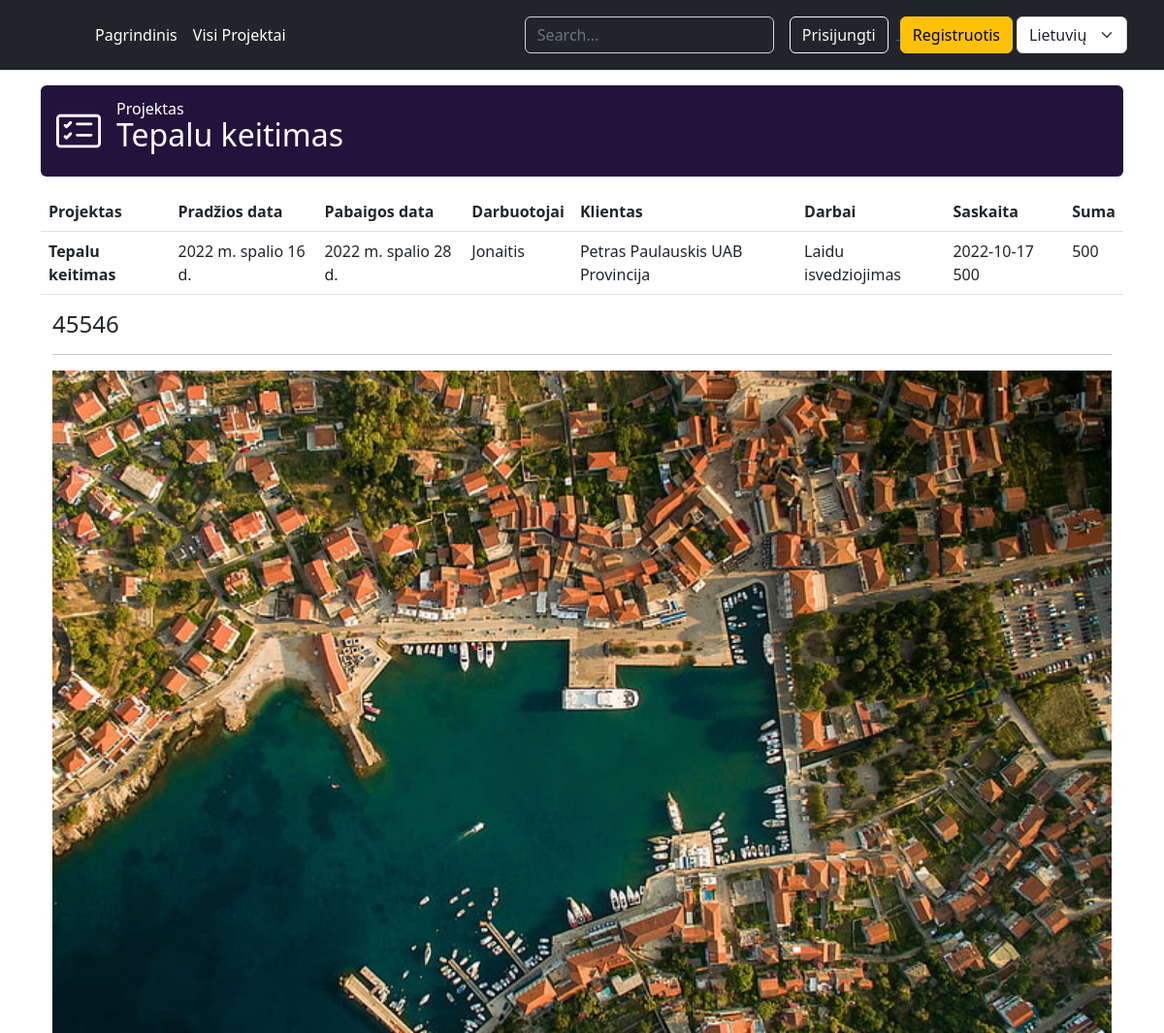
Page /projektai/6 on the earlier database version.
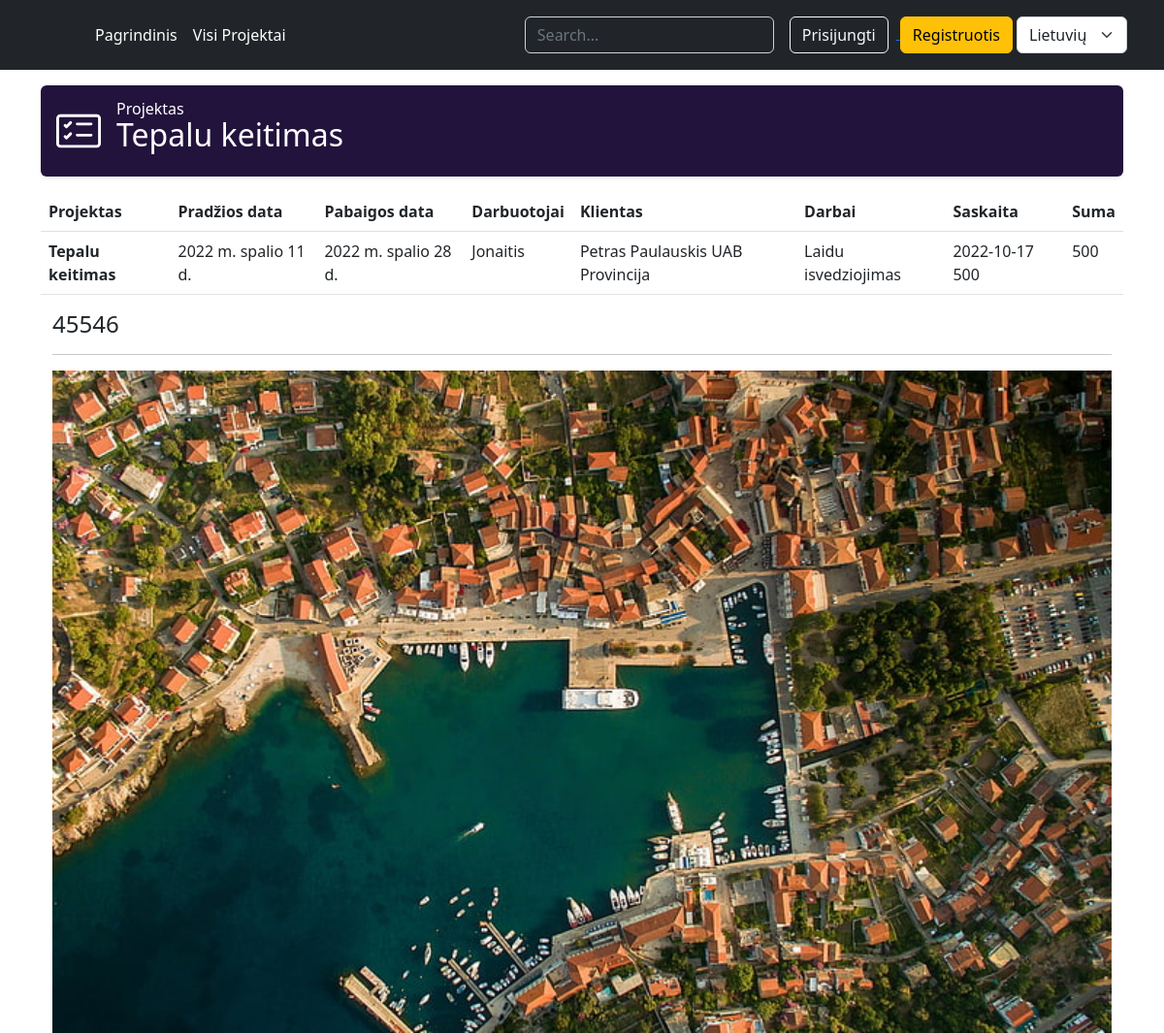
Same page on the later database version.
### projektai/models.py (models this page shows, shortened)
class Projektas(models.Model):
    pavadinimas = models.CharField(_('Pavadinimas'), max_length=20)
    pradzios_data=models.DateField(_("Pradžios data"))
    pabaigos_data = models.DateField(_("Pabaigos data"))
    klientas_id = models.ForeignKey('Klientas',on_delete=models.SET_NULL,null=True)
    vadovas_user= models.ForeignKey(User,on_delete=models.SET_NULL,null=True)
    darbuotojas_id = models.ForeignKey("Darbuotojas",on_delete=models.SET_NULL,null=True)
    darbas_id = models.ForeignKey("Darbas",on_delete=models.SET_NULL,null=True)
    saskaita_id = models.ForeignKey("Saskaita",on_delete=models.SET_NULL,null=True)
    nuotrauka = models.ImageField(_('Viršelis'), upload_to='projekto_virseliai', null=True)
    aprasymas = HTMLField(_('Aprasymas'), null=True)
    class Meta:
        verbose_name = _("Projektas")
        verbose_name_plural = _('Projektai')
        ordering = ['pradzios_data',]

class Darbuotojas(models.Model):
    vardas = models.CharField(_("Vardas"), max_length=20)
    pavarde = models.CharField(_("Pavardė"), max_length=20)
    pareigos = models.CharField(_("Pareigos"), max_length=20)
    class Meta:
        verbose_name = _("Darbuotojas")
        verbose_name_plural = _('Darbuotojai')

class Klientas(models.Model):
    vardas = models.CharField(_("Vardas"), max_length=20)
    pavarde = models.CharField(_("Pavardė"), max_length=20)
    imone = models.CharField(_("Įmonė"), max_length=20)
    kontaktai = models.TextField(_("Kontaktai"), max_length=500)
    class Meta:
        verbose_name = _("Klientas")
        verbose_name_plural = _('Klientai')
    def __str__(self):
        return f"{self.vardas} {self.pavarde} {self.imone}"

class Darbas(models.Model):
    pavadinimas = models.CharField(_("Pavadinimas"), max_length=20)
    pastabos = models.CharField(_("Pastabos"), max_length=200)
    class Meta:
        verbose_name = _("Darbas")
        verbose_name_plural = _('Darbai')

class Saskaita(models.Model):
    israsymo_data = models.DateField(_("Išrašymo data"))
    suma = models.PositiveIntegerField(_("Suma"))
    class Meta:
        verbose_name = _("Saskaita")
        verbose_name_plural = _('Saskaitos')
    def __str__(self):
        return f"{self.israsymo_data} {self.suma} "

### projektai/views.py (the view)
# urls.py: path('projektai/<int:projektas_id>', views.projektasView, name="projektas"),
def projektasView(request, projektas_id):
    vienas_projektas = get_object_or_404(Projektas, pk=projektas_id)
    return render(request,'projektas.html',{'projektas':vienas_projektas})

### templates/projektas.html (shortened to what this page needs)
{% extends 'base.html' %}
{% block content %}
{% load i18n %}
<div class="d-flex align-items-center p-3 my-3 text-white bg-purple rounded shadow-sm">
    <div class="lh-1">
      <h1 class="h6 mb-0 text-white lh-1">Projektas</h1>
      <h2>{{ projektas.pavadinimas }}</h2>
    </div>
  </div>
<table class="table table-hover">
  <thead>
    <tr>
      <th scope="col">Projektas</th>
      <th scope="col">Pradžios data</th>
      <th scope="col">Pabaigos data</th>
      <th scope="col">Darbuotojai</th>
      <th scope="col">Klientas</th>
      <th scope="col">Darbai</th>
      <th scope="col">Saskaita</th>
      <th scope="col">Suma</th>
    </tr>
  </thead>
  <tbody>
    <tr>
      <th scope="row">{{projektas.pavadinimas}}</th>
      <td>{{projektas.pradzios_data}}</td>
      <td>{{projektas.pabaigos_data}}</td>
      <td>{{projektas.darbuotojas_id.pavarde}}</td>
      <td>{{projektas.klientas_id}}</td>
      <td>{{projektas.darbas_id.pavadinimas}}</td>
      <td>{{projektas.saskaita_id}}</td>
        <td>{{projektas.saskaita_id.suma}}</td>
    </tr>
  </tbody>
</table>
<div class="container author">
{% load static %}
    <h4> {{ projektas.aprasymas | safe }}</h4>
    <hr/>
     {% if projektas.nuotrauka %}
              <th><img src="{{ projektas.nuotrauka.url }}" class="card-img-top"></th>
            {% else %}
             <th> <img src="{% static 'no-image.jpg' %}" class="card-img-top"></th>
            {% endif %}
    </div>
{% endblock %}

Differences in the rows shown:
changed Projektas "Tepalu keitimas": pradzios_data "2022 m. spalio 16 d." → "2022 m. spalio 11 d."
